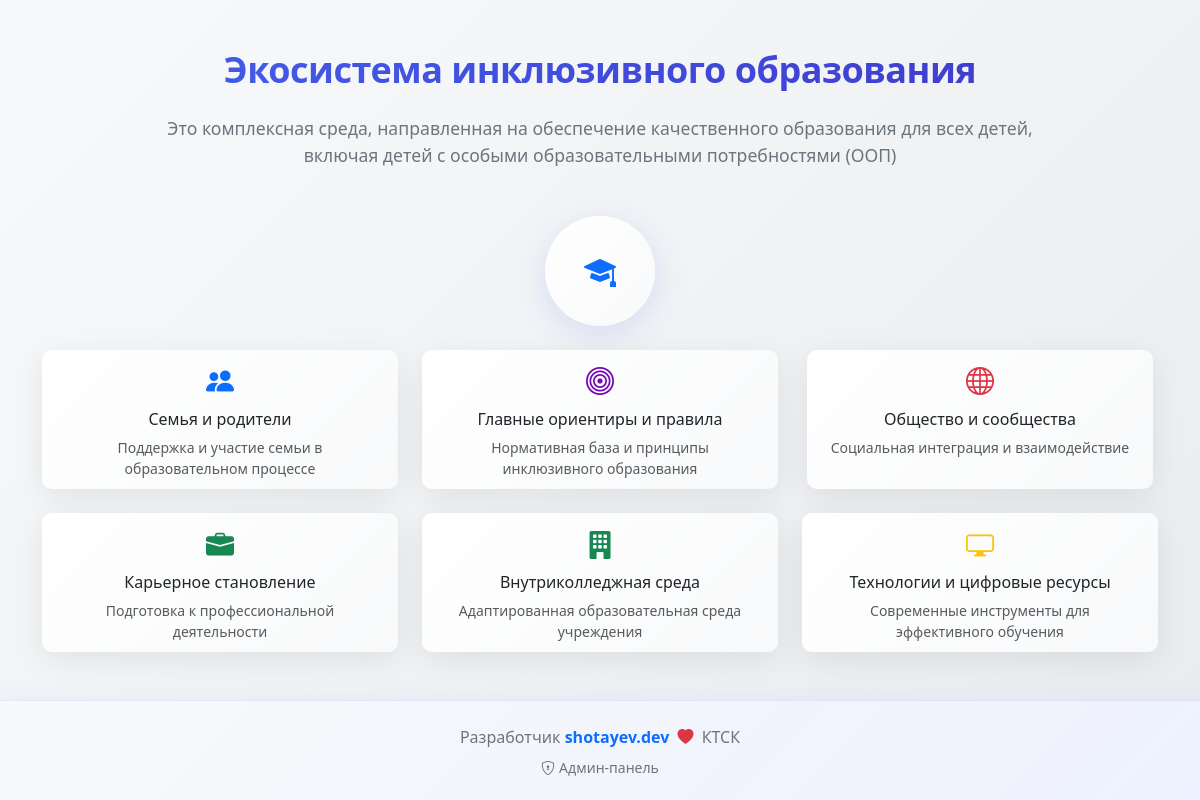
The page / on the database its author committed.
### tables this page shows
CREATE TABLE IF NOT EXISTS categories (
  id INT UNSIGNED NOT NULL AUTO_INCREMENT,
  slug VARCHAR(32) NOT NULL COMMENT 'ключ раздела в documents.section',
  title VARCHAR(255) NOT NULL,
  subtitle VARCHAR(500) NOT NULL DEFAULT '',
  icon_class VARCHAR(128) NOT NULL DEFAULT 'bi-circle-fill',
  pill_label VARCHAR(128) NOT NULL DEFAULT 'Материалы',
  badge_class VARCHAR(128) NOT NULL DEFAULT 'bg-primary',
  badge_style VARCHAR(255) NULL,
  alert_strong VARCHAR(128) NOT NULL DEFAULT 'Важно:',
  alert_text VARCHAR(1000) NOT NULL DEFAULT '',
  modal_id VARCHAR(64) NOT NULL,
  sort_order INT UNSIGNED NOT NULL DEFAULT 0,
  admin_icon_wrap_class VARCHAR(255) NOT NULL DEFAULT 'bg-primary bg-opacity-10 text-primary',
  admin_border_class VARCHAR(255) NOT NULL DEFAULT 'border border-primary border-opacity-25',
  admin_icon_wrap_style VARCHAR(255) NULL,
  admin_border_style VARCHAR(255) NULL,
  diagram_icon_class VARCHAR(64) NOT NULL DEFAULT 'text-primary' COMMENT 'цвет иконки на главной (text-primary, text-danger, …)',
  created_at TIMESTAMP NOT NULL DEFAULT CURRENT_TIMESTAMP,
  PRIMARY KEY (id),
  UNIQUE KEY uq_categories_slug (slug),
  UNIQUE KEY uq_categories_modal_id (modal_id)
);

### index.php (called while the page is built, shortened)
<?php
require __DIR__ . '/includes/bootstrap.php';
$pdo = Database::connection($config['db']);
$catRepo = new CategoryRepository($pdo);
$categories = $catRepo->findAllOrdered();
require __DIR__ . '/views/public/home.php';

### includes/bootstrap.php (called while the page is built, shortened)
<?php
spl_autoload_register(static function (string $class): void {
    $prefix = 'App\\';
    $baseDir = dirname(__DIR__) . '/src/App/';
    $len = strlen($prefix);
    $relative = str_replace('\\', '/', substr($class, $len)) . '.php';
    $file = $baseDir . $relative;
});

### src/App/Repository/CategoryRepository.php (called while the page is built, shortened)
<?php
final class CategoryRepository
{
    public function findAllOrdered(): array
    {
        $stmt = $this->pdo->query(
            'SELECT id, slug, title, subtitle, icon_class, pill_label, badge_class, badge_style,
                    alert_strong, alert_text, modal_id, sort_order,
                    admin_icon_wrap_class, admin_border_class, admin_icon_wrap_style, admin_border_style,
                    diagram_icon_class
             FROM categories ORDER BY sort_order ASC, id ASC'
        );
        $rows = $stmt->fetchAll();
        $out = [];
        foreach ($rows as $row) {
            $out[] = $this->hydrate($row);
        }
        return $out;
    }
    private function hydrate(array $row): Category
    {
        $bs = $row['badge_style'];
        $aws = $row['admin_icon_wrap_style'];
        $abs = $row['admin_border_style'];
        return new Category(
            (int) $row['id'],
            (string) $row['slug'],
            (string) $row['title'],
            (string) $row['subtitle'],
            (string) $row['icon_class'],
            (string) $row['pill_label'],
            (string) $row['badge_class'],
            $bs !== null && $bs !== '' ? (string) $bs : null,
            (string) $row['alert_strong'],
            (string) $row['alert_text'],
            (string) $row['modal_id'],
            (int) $row['sort_order'],
            (string) $row['admin_icon_wrap_class'],
            (string) $row['admin_border_class'],
            $aws !== null && $aws !== '' ? (string) $aws : null,
            $abs !== null && $abs !== '' ? (string) $abs : null,
            (string) ($row['diagram_icon_class'] ?? 'text-primary'),
        );
    }
}

### views/public/home.php (shortened to what this page needs)
<!DOCTYPE html>
<html lang="ru">
  <head>
    <link href="https://cdn.jsdelivr.net/npm/bootstrap@5.3.8/dist/css/bootstrap.min.css" rel="stylesheet" />
    <link href="https://cdn.jsdelivr.net/npm/bootstrap-icons@1.11.3/font/bootstrap-icons.min.css" rel="stylesheet" />
  </head>
  <body>
    <div class="container text-center mt-5">
      <h4 class="text-primary mb-4">Экосистема инклюзивного образования</h4>
      <p class="lead text-secondary mb-5">
        Это комплексная среда, направленная на обеспечение качественного образования для всех детей,<br />
        включая детей с особыми образовательными потребностями (ООП)
      </p>
      <?php if ($categories === []) : ?>
        <div class="alert alert-warning mx-auto text-center" style="max-width: 520px">
          Разделы экосистемы не загружены. Импортируйте <code>sql/migration_categories.sql</code> или создайте категории в
          <a href="admin/categories.php">админ-панели</a>.
        </div>
      <?php else : ?>
        <div class="center-icon mb-4 mx-auto">
          <i class="bi bi-mortarboard-fill text-primary" style="font-size: 2rem"></i>
        </div>
        <div class="row row-cols-1 row-cols-md-2 row-cols-lg-3 g-4 justify-content-center mb-2">
          <?php foreach ($categories as $cat) : ?>
            <div class="col d-flex justify-content-center">
              <div
                class="card-box btn"
                data-bs-toggle="modal"
                data-bs-target="#<?= htmlspecialchars($cat->modalId, ENT_QUOTES | ENT_SUBSTITUTE, 'UTF-8') ?>"
              >
                <i class="bi <?= htmlspecialchars($cat->iconClass, ENT_QUOTES | ENT_SUBSTITUTE, 'UTF-8') ?> <?= htmlspecialchars($cat->diagramIconClass, ENT_QUOTES | ENT_SUBSTITUTE, 'UTF-8') ?> fs-3"></i>
                <h6 class="mt-2"><?= htmlspecialchars($cat->title, ENT_QUOTES | ENT_SUBSTITUTE, 'UTF-8') ?></h6>
                <p class="small text-muted mb-0"><?= htmlspecialchars($cat->subtitle, ENT_QUOTES | ENT_SUBSTITUTE, 'UTF-8') ?></p>
              </div>
            </div>
          <?php endforeach; ?>
        </div>
      <?php endif; ?>
    </div>
    <footer class="text-center mt-5 py-4" style="background: linear-gradient(135deg, #f8f9fa 0%, #eef1ff 100%); border-top: 1px solid rgba(67, 97, 238, 0.1); box-shadow: 0 -4px 20px rgba(67, 97, 238, 0.05)">
      <p class="mb-2 text-secondary">
        Разработчик
        <a href="https://shotayev.dev" class="fw-semibold text-primary text-decoration-none" target="_blank">shotayev.dev</a>
        <i class="bi bi-heart-fill text-danger mx-1"></i>
        КТСК
      </p>
      <p class="mb-0 small">
        <a href="admin/login.php" class="text-secondary text-decoration-none"><i class="bi bi-shield-lock me-1"></i>Админ-панель</a>
      </p>
    </footer>
  </body>
</html>

### views/public/home.php (style rules this page uses)
:root { --primary-color: #4361ee; --secondary-color: #3f37c9; --success-color: #4895ef; --danger-color: #f72585; --warning-color: #ffd60a; --purple-color: #7209b7; }
body { background: linear-gradient(135deg, #f8f9fa 0%, #e9ecef 100%); font-family: "Segoe UI", system-ui, -apple-system, sans-serif; }
.text-purple { color: var(--purple-color); }
.center-icon { width: 110px; height: 110px; border-radius: 50%; background: linear-gradient(135deg, #ffffff 0%, #f8f9fa 100%); box-shadow: 0 8px 32px rgba(67, 97, 238, 0.15); display: flex; justify-content: center; align-items: center; margin: 0 auto; transition: transform 0.3s ease, box-shadow 0.3s ease; }
.card-box { border: none; border-radius: 20px; box-shadow: 0 8px 32px rgba(0, 0, 0, 0.08); padding: 25px; max-width: 100%; background: linear-gradient(135deg, #ffffff 0%, #f8f9fa 100%); transition: all 0.3s ease; cursor: pointer; }
.btn { padding: 0.625rem 1.5rem; font-weight: 500; border-radius: 10px; transition: all 0.3s ease; }
h4.text-primary { background: linear-gradient(135deg, var(--primary-color) 0%, var(--secondary-color) 100%); background-clip: text; -webkit-background-clip: text; -webkit-text-fill-color: transparent; font-weight: 700; font-size: 2.25rem; letter-spacing: -0.5px; }
.lead { font-size: 1.1rem; font-weight: 400; color: #6c757d; }
.card-box { animation: fadeInUp 0.6s ease-out; animation-fill-mode: both; }

### rows shown on the page
categories: title "Семья и родители", subtitle "Поддержка и участие семьи в образовательном процессе"
categories: title "Главные ориентиры и правила", subtitle "Нормативная база и принципы инклюзивного образования"
categories: title "Общество и сообщества", subtitle "Социальная интеграция и взаимодействие"
categories: title "Карьерное становление", subtitle "Подготовка к профессиональной деятельности"
categories: title "Внутриколледжная среда", subtitle "Адаптированная образовательная среда учреждения"
categories: title "Технологии и цифровые ресурсы", subtitle "Современные инструменты для эффективного обучения"
